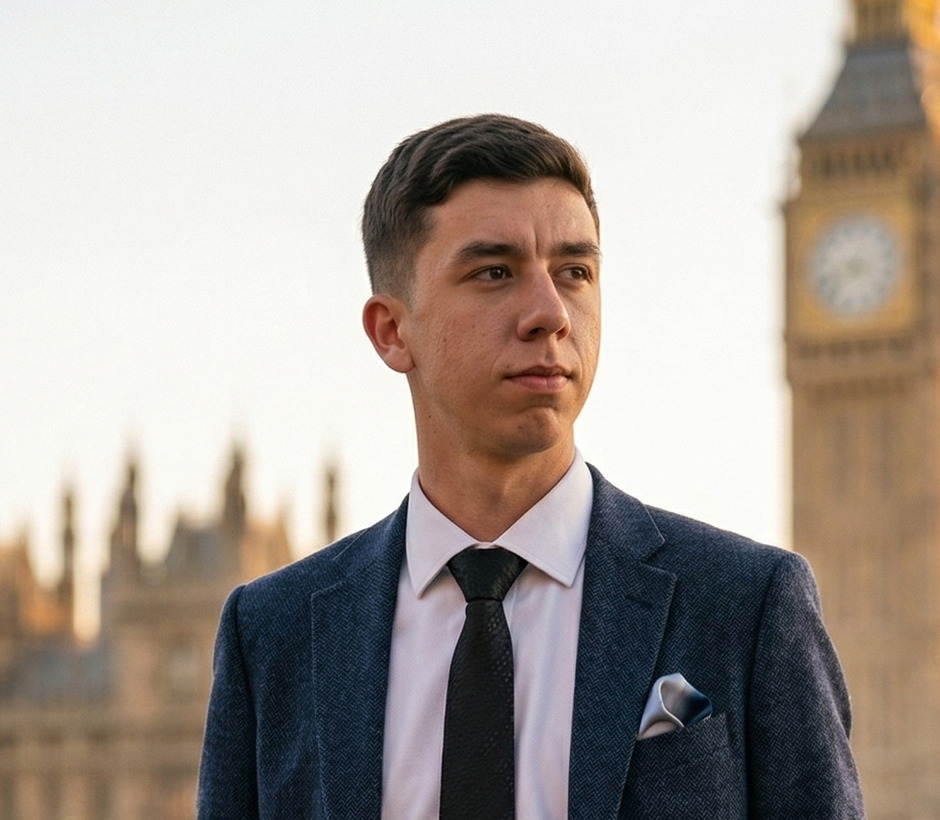
#> input picture assets/portrait-london-ascii-source.jpg, 940 x 820 px
$ python -i generate-profile-banner.py   (imports and definitions only)
#> lines starting #> are read from the running program, lines starting #| are printed output that depends on the picture
#!/usr/bin/env python3
"""Generate the animated terminal banners used by the profile README."""

from __future__ import annotations

import argparse
import html
from pathlib import Path
from typing import Final

from PIL import Image, ImageEnhance, ImageFilter, ImageOps


ROOT: Final = Path(__file__).resolve().parents[1]
DEFAULT_PORTRAIT: Final = ROOT / "assets" / "profile-avatar-source.png"
DOT_GRID_SIZE: Final = 106
DOT_CANVAS_SIZE: Final = 410
DOT_PALETTE: Final = (
    "#0D2638",
    "#12384D",
    "#174E66",
    "#166A82",
    "#1687A2",
    "#21ABC4",
    "#5FD3E4",
    "#D7F6FA",
)
DOT_RADII: Final = (0.62, 0.72, 0.82, 0.94, 1.06, 1.18, 1.30, 1.42)

THEMES: Final = {
    "dark": {
        "background": "#050816",
        "panel": "#0B1120",
        "visual_panel": "#07111F",
        "panel_opacity": "0.56",
        "text": "#E2E8F0",
        "muted": "#64748B",
        "line": "#1E293B",
        "cyan": "#22D3EE",
        "purple": "#8B5CF6",
        "portrait_cyan": "#22D3EE",
        "portrait_purple": "#8B5CF6",
        "green": "#10B981",
        "scan": "#67E8F9",
    },
    "light": {
        "background": "#F8FAFC",
        "panel": "#FFFFFF",
        "visual_panel": "#07111F",
        "panel_opacity": "0.82",
        "text": "#0F172A",
        "muted": "#64748B",
        "line": "#CBD5E1",
        "cyan": "#0891B2",
        "purple": "#7C3AED",
        "portrait_cyan": "#22D3EE",
        "portrait_purple": "#A78BFA",
        "green": "#059669",
        "scan": "#06B6D4",
    },
}

PROFILE_LINES: Final = (
    ("section", "SYSTEM.INFO", ""),
    ("field", "Subject", "Almir Pereira Duarte Neto"),
    ("field", "Role", "Backend Developer · Ciência da Computação"),
    ("field", "Location", "Ubá · MG · Brasil"),
    ("field", "Status", "Building · Learning · Shipping"),
    ("spacer", "", ""),
    ("section", "CORE.STACK", ""),
    ("field", "Language", "Go · JavaScript · Python"),
    ("field", "Backend", "Node.js · FastAPI · REST APIs"),
    ("field", "Education", "UNIFAGOC · Alura"),
    ("field", "Tools", "Git · GitHub · Swagger"),
    ("spacer", "", ""),
    ("section", "CONTACT.LINKS", ""),
    ("field", "Website", "almirneto.com"),
    ("field", "GitHub", "@almirneto5"),
    ("spacer", "", ""),
    ("ready", "SYSTEM", "Ready. Open to challenges."),
)


def portrait_to_dot_matrix(
    path: Path,
    grid_size: int = DOT_GRID_SIZE,
    canvas_size: int = DOT_CANVAS_SIZE,
) -> str:
    """Rebuild the complete GitHub avatar as crisp vector dots."""
#> called with grid_size = 106, canvas_size = 410

    with Image.open(path) as source:
#> source is the input picture: PIL image 940x820 RGB; mean R, G, B 170, 160.8, 153.6
        grayscale = ImageOps.fit(
            ImageOps.exif_transpose(source).convert("L"),
            (grid_size, grid_size),
            method=Image.Resampling.LANCZOS,
        )
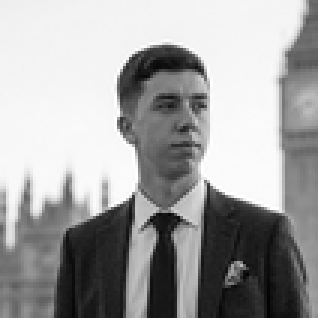
#> grayscale: PIL image 106x106 L (shown 3 times larger); min 1, max 255, mean 161.9
        grayscale = ImageOps.autocontrast(grayscale, cutoff=1)
        grayscale = ImageEnhance.Contrast(grayscale).enhance(1.08)
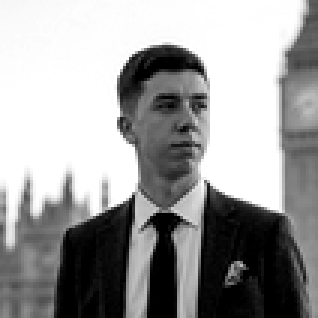
#> grayscale: PIL image 106x106 L (shown 3 times larger); min 0, max 255, mean 157
        grayscale = grayscale.filter(
            ImageFilter.UnsharpMask(radius=0.65, percent=125, threshold=1)
        )
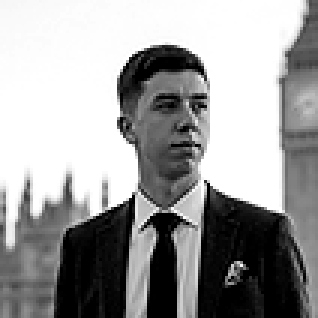
#> grayscale: PIL image 106x106 L (shown 3 times larger); min 0, max 255, mean 157.1
#> (the run stopped early here; a loop or call above may not have finished)

$ run again, on assets/profile-terminal-base-light.jpg
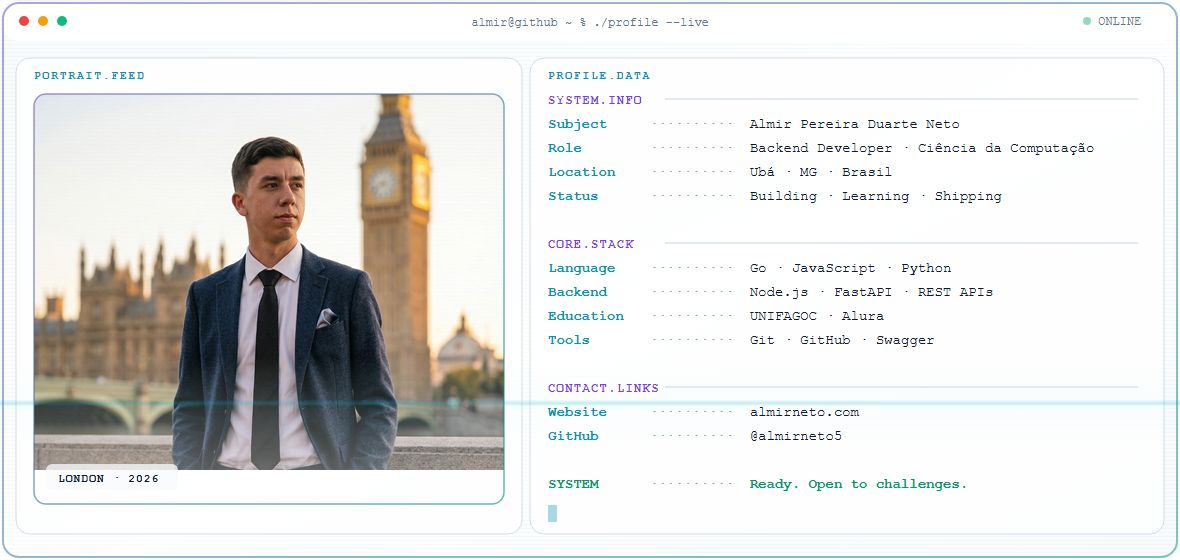
#> input picture assets/profile-terminal-base-light.jpg, 1180 x 560 px
#> in portrait_to_dot_matrix, source is the input picture: PIL image 1180x560 RGB; mean R, G, B 225.9, 226, 224.5
#> in portrait_to_dot_matrix, `grayscale = ImageOps.autocontrast(grayscale, cutoff=1)`:
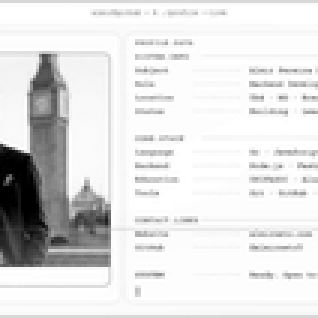
#> grayscale: PIL image 106x106 L (shown 3 times larger); min 0, max 255, mean 224.2
#> in portrait_to_dot_matrix, `grayscale = grayscale.filter( ImageFilter.UnsharpMask(radius=0.65, per..`:
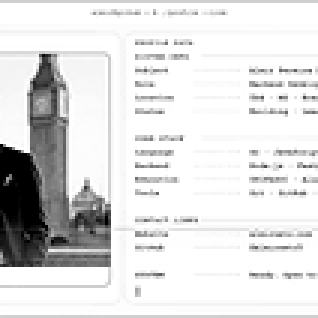
#> grayscale: PIL image 106x106 L (shown 3 times larger); min 0, max 255, mean 222.6
